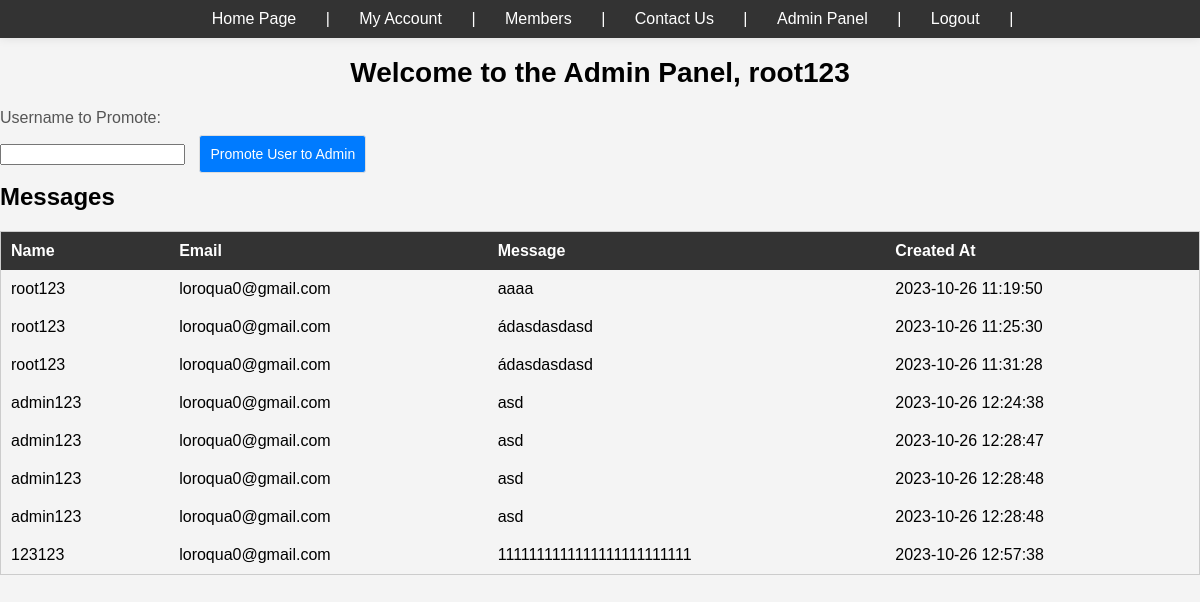
/admin_panel.php (signed in), run on the app's committed database.
### tables this page shows
CREATE TABLE `messages` (
  `id` int(11) NOT NULL AUTO_INCREMENT,
  `user_id` int(11) NOT NULL,
  `role` varchar(255) NOT NULL,
  `name` varchar(255) NOT NULL,
  `email` varchar(255) DEFAULT NULL,
  `admin_id` int(11) NOT NULL,
  `message` text NOT NULL,
  `created_at` timestamp NOT NULL DEFAULT CURRENT_TIMESTAMP,
  `recipient_admin_id` int(11) DEFAULT NULL,
  PRIMARY KEY (`id`)
);

CREATE TABLE `user` (
  `id` int(11) NOT NULL AUTO_INCREMENT,
  `username` longtext NOT NULL,
  `password` longtext NOT NULL,
  `email` mediumtext NOT NULL,
  `date` datetime NOT NULL,
  `replies` int(11) NOT NULL,
  `topics` int(11) NOT NULL,
  `profile_pic` varchar(9999) NOT NULL DEFAULT '',
  `topic_count` int(11) NOT NULL DEFAULT '0',
  `role` varchar(20) NOT NULL,
  `question_count` int(11) DEFAULT '0',
  `reply_count` int(11) DEFAULT '0',
  PRIMARY KEY (`id`)
);

### admin_panel.php (the view, shortened to what this page needs)
<!DOCTYPE html>
<html>
<head>
<head>
    <?php
    require('connect.php');
    require("header.php");
    ?>
<link rel="stylesheet" href="style.css">
</head>
<body>
    <?php
    if (isset($_SESSION['user_id']) && isset($_SESSION['role']) && $_SESSION['role'] === 'admin') {
        try {
            $recipient_id = $_SESSION['user_id'];
            $messages_query = "SELECT messages.*, user.email as sender_email, messages.created_at as message_created_at FROM messages JOIN user ON messages.user_id = user.id WHERE recipient_admin_id = :recipient_id";
            $stmt = $pdo->prepare($messages_query);
            $stmt->bindParam(':recipient_id', $recipient_id);
            $stmt->execute();
            $messages = $stmt->fetchAll(PDO::FETCH_ASSOC);
        } catch (PDOException $e) {
            echo "Error fetching messages: " . $e->getMessage();
        }
    } else {
        header("Location: login.php");
    }
    ?>
    <h1>Welcome to the Admin Panel, <?php echo $_SESSION['username']; ?></h1>
    <form method="post" action="">
        <label for="promote_username">Username to Promote:</label>
        <input type="text" name="promote_username" required>
        <input type="submit" name="promote_user" value="Promote User to Admin">
    </form>
    <h2>Messages</h2>
    <table>
        <tr>
            <th>Name</th>
            <th>Email</th>
            <th>Message</th>
            <th>Created At</th>
        </tr>
        <?php foreach ($messages as $message): ?>
            <tr>
                <td><?php echo $message['name']; ?></td>
                <td><?php echo $message['sender_email']; ?></td>
                <td><?php echo $message['message']; ?></td>
                <td><?php echo $message['message_created_at']; ?></td>
            </tr>
        <?php endforeach; ?>
    </table>
</body>
</html>

### header.php (shortened to what this page needs)
<!DOCTYPE html>
<html>
<head>
    <link rel="stylesheet" href="style.css">
</head>
<body>
<div class="header">
    <a href="homepage.php">Home Page</a> |
    <a href="account.php">My Account</a> |
    <a href="member.php">Members</a> |
    <a href="contact.php">Contact Us</a> |
    <?php
        if (isset($_SESSION['role']) && $_SESSION['role'] === 'admin')
            echo '<a href="admin_panel.php">Admin Panel</a> | '
    ?>
    <a href="logout.php">Logout</a> |
</div>
</body>
</html>

### style.css (style rules this page uses)
body { font-family: Arial, sans-serif; background-color: #f3f3f3; margin: 0; padding: 0; }
.header { background-color: #333; color: #fff; text-align: center; padding: 10px 0; box-shadow: 0px 0px 10px rgba(0, 0, 0, 0.1); }
.header a, a.create-topic, a.logout { color: #fff; text-decoration: none; margin: 0 15px; padding: 5px 10px; border-radius: 5px; transition: background-color 0.3s; }
h1 { font-size: 28px; text-align: center; color: #007BFF; margin-bottom: 20px; }
h2 { color: #333; font-size: 24px; margin-top: 10px; }
a, a.admin-username { color: #007BFF; text-decoration: none; }
table { width: 100%; border-collapse: collapse; margin-top: 20px; border: 1px solid #ccc; }
th, td { padding: 10px; text-align: left; }
th { background-color: #333; color: #fff; }
form { display: inline; }
input[type="submit"] { background-color: #FF5722; color: white; padding: 5px 10px; border: none; border-radius: 4px; cursor: pointer; margin-left: 10px; }
body { font-family: 'Arial', sans-serif; background-color: #f4f4f4; margin: 0; padding: 0; }
h1, h2 { color: #000000; }
label { display: block; margin-top: 20px; color: #555; }
select, textarea, input[type="submit"] { padding: 10px; margin-top: 8px; border: 1px solid #ddd; border-radius: 3px; font-size: 14px; }
input[type="submit"] { background-color: #007bff; color: white; cursor: pointer; transition: background-color 0.3s; }
a { text-align: center; margin-top: 20px; color: #007bff; text-decoration: none; transition: color 0.3s; }

### data on the page
messages: name "root123", user.email "loroqua0@gmail.com", message "aaaa", created_at "2023-10-26 11:19:50"
messages: name "root123", user.email "loroqua0@gmail.com", message "ádasdasdasd", created_at "2023-10-26 11:25:30"
messages: name "root123", user.email "loroqua0@gmail.com", message "ádasdasdasd", created_at "2023-10-26 11:31:28"
messages: name "admin123", user.email "loroqua0@gmail.com", message "asd", created_at "2023-10-26 12:24:38"
messages: name "admin123", user.email "loroqua0@gmail.com", message "asd", created_at "2023-10-26 12:28:47"
messages: name "admin123", user.email "loroqua0@gmail.com", message "asd", created_at "2023-10-26 12:28:48"
messages: name "admin123", user.email "loroqua0@gmail.com", message "asd", created_at "2023-10-26 12:28:48"
messages: name "123123", user.email "loroqua0@gmail.com", message "1111111111111111111111111", created_at "2023-10-26 12:57:38"

### other printed values
$_SESSION['username'] "root123"
